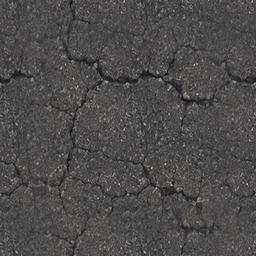
#> input picture tools/zomboid_src/asphalt_256.png, 256 x 256 px, given in place of lamp_light.png, which was not available
$ python make_grid_wave.py zomboid_src
#> lines starting #> are read from the running program, lines starting #| are printed output that depends on the picture
"""Power & water outages and traffic: unlit lamp and dead signal models, the kitchen sink, and the messages.

Usage: python3 make_grid_wave.py <resources dir>
"""
import os, sys, json
from PIL import Image

RES = sys.argv[1]
A = os.path.join(RES, 'assets/vehicleforge'); D = os.path.join(RES, 'data/vehicleforge')
TB = os.path.join(A, 'textures/block')


def wj(path, obj):
    os.makedirs(os.path.dirname(path), exist_ok=True); json.dump(obj, open(path, 'w'), indent=2)


def rj(path): return json.load(open(path))


def darken(src, dst, k=0.28, grey=0.6):
#> called with src = 'lamp_light', dst = 'lamp_light_off', k = 0.28, grey = 0.6
    im = Image.open(os.path.join(TB, src + '.png')).convert('RGBA'); px = im.load()
    for y in range(im.height):
        for x in range(im.width):
            r, g, b, a = px[x, y]
            m = (r + g + b) / 3
            r, g, b = [int((c * (1 - grey) + m * grey) * k + 18) for c in (r, g, b)]
            px[x, y] = (min(255, r), min(255, g), min(255, b), a)
    im.save(os.path.join(TB, dst + '.png'))
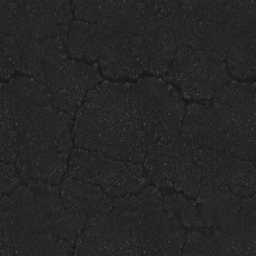
#> saved as lamp_light_off.png: PIL image 256x256 RGBA; mean R, G, B, A 39.1, 38.8, 38.7, 255


# unlit street lamp: the same lamp with a dead grey lens
darken('lamp_light', 'lamp_light_off')
#> (the run stopped early here; a loop or call above may not have finished)

$ run again, on tools/zomboid_src/corrugated_256.png
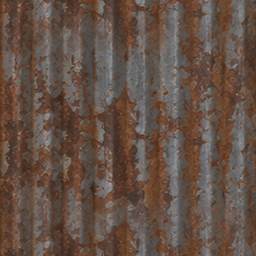
#> input picture tools/zomboid_src/corrugated_256.png, 256 x 256 px, given in place of lamp_light.png, which was not available
#> in darken, `im.save(os.path.join(TB, dst + '.png'))`:
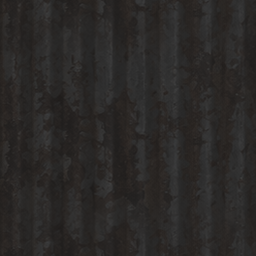
#> saved as lamp_light_off.png: PIL image 256x256 RGBA; mean R, G, B, A 42.8, 40.6, 39.4, 255

$ run again, on tools/zomboid_src/dirt_256.png
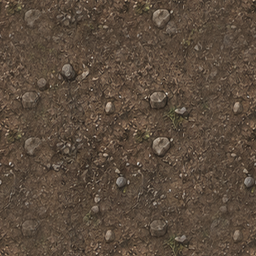
#> input picture tools/zomboid_src/dirt_256.png, 256 x 256 px, given in place of lamp_light.png, which was not available
#> in darken, `im.save(os.path.join(TB, dst + '.png'))`:
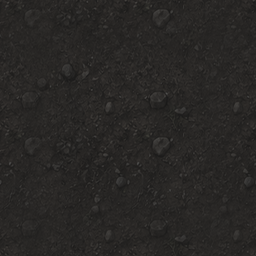
#> saved as lamp_light_off.png: PIL image 256x256 RGBA; mean R, G, B, A 40.4, 38.7, 37.1, 255
